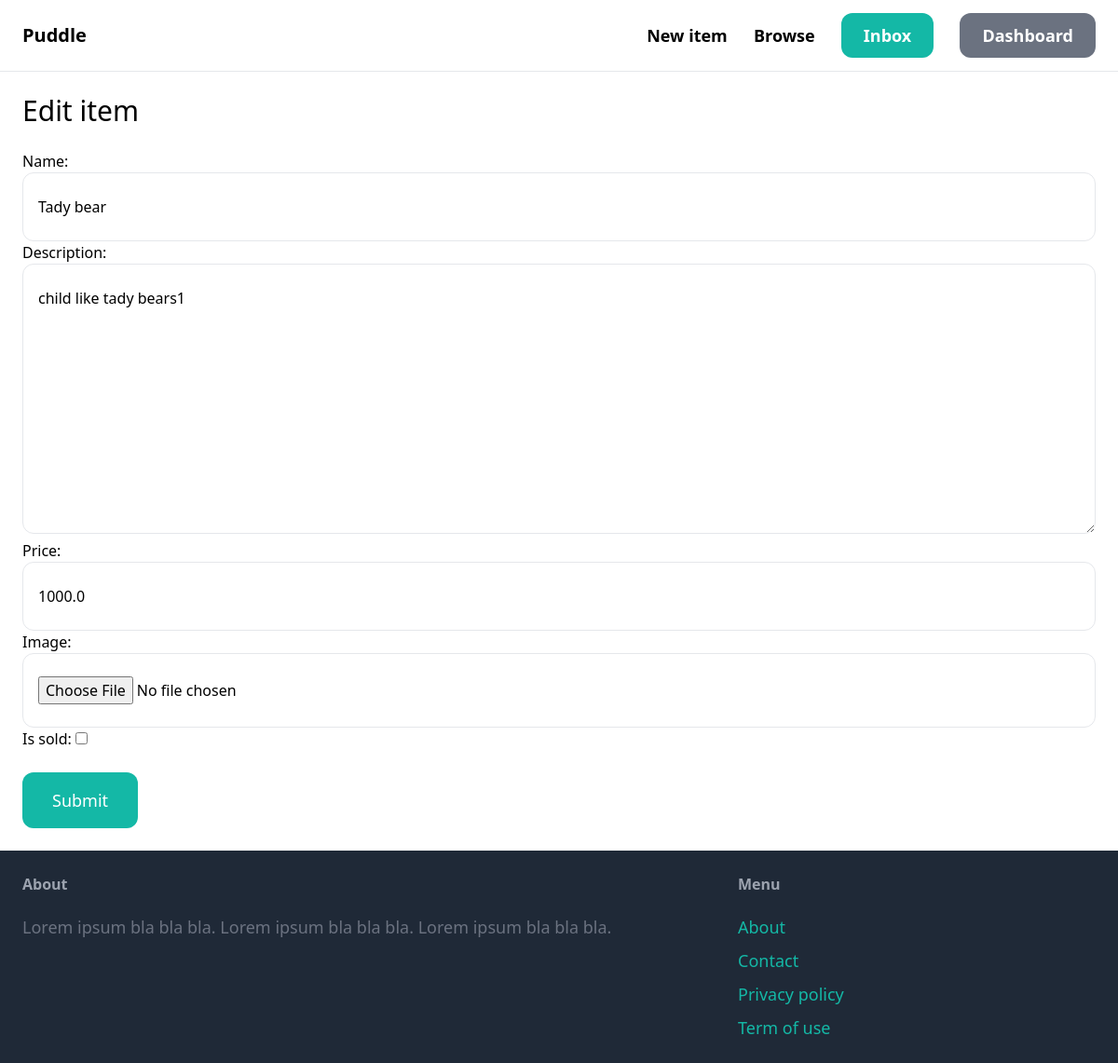
The page /items/1/edit/ (signed in) on the database its author committed.
### items/models.py (models this page shows, shortened)
class Item(models.Model):
    category = models.ForeignKey(Category, on_delete=models.CASCADE, related_name="items")
    name = models.CharField(max_length=225)
    description = models.TextField(blank=True, null=True)
    price = models.FloatField()
    image = models.ImageField(upload_to='item_images', blank=True, null=True)
    is_sold = models.BooleanField(default=False)
    created_by = models.ForeignKey(User, on_delete=models.CASCADE, related_name='items')
    created_at = models.DateTimeField(auto_now_add=True)

### items/views.py (the view)
# urls.py: path("<int:pk>/edit/", edit, name='edit'),
@login_required
def edit(request, pk):
    item = get_object_or_404(Item, pk=pk, created_by=request.user)
    if request.method == 'POST':
        form = EditItemForm(request.POST, request.FILES, instance=item)
        if form.is_valid():
            form.save()
            return redirect('items:detail', pk=item.id)
    else:
        form = EditItemForm(instance=item)
    return render(request, 'item/form.html', {
        'form': form,
        'title': 'Edit item',
    })

### items/forms.py
class EditItemForm(forms.ModelForm):
    class Meta:
        model = Item
        fields = ( "name", 'description', 'price', "image","is_sold")
        widgets={
            'name':forms.TextInput(attrs={
                'class':INPUT_CLASSES
            }),
            'description':forms.Textarea(attrs={
                'class':INPUT_CLASSES
            }),
            'price':forms.TextInput(attrs={
                'class':INPUT_CLASSES
            }),
            'image':forms.FileInput(attrs={
                'class':INPUT_CLASSES
            }),
        }

### templates/item/form.html (shortened to what this page needs)
{% extends 'core/base.html' %}
{% block body %}
<h1  class="mb-6 text-3xl">{{title}}</h1>
<form method="POST" action="." enctype="multipart/form-data">
    {{form.as_p}}
    <button class="mt-6 py-4 px-8 text-lg bg-teal-500 hovor:bg-teal-700 rounded-xl text-white">Submit</button>
</form>
{% endblock body %}

### rows shown on the page
Item: name "Tady bear", description "child like tady bears1", price "1000.0"

### other values the page prints
{{ title }} "Edit item"
